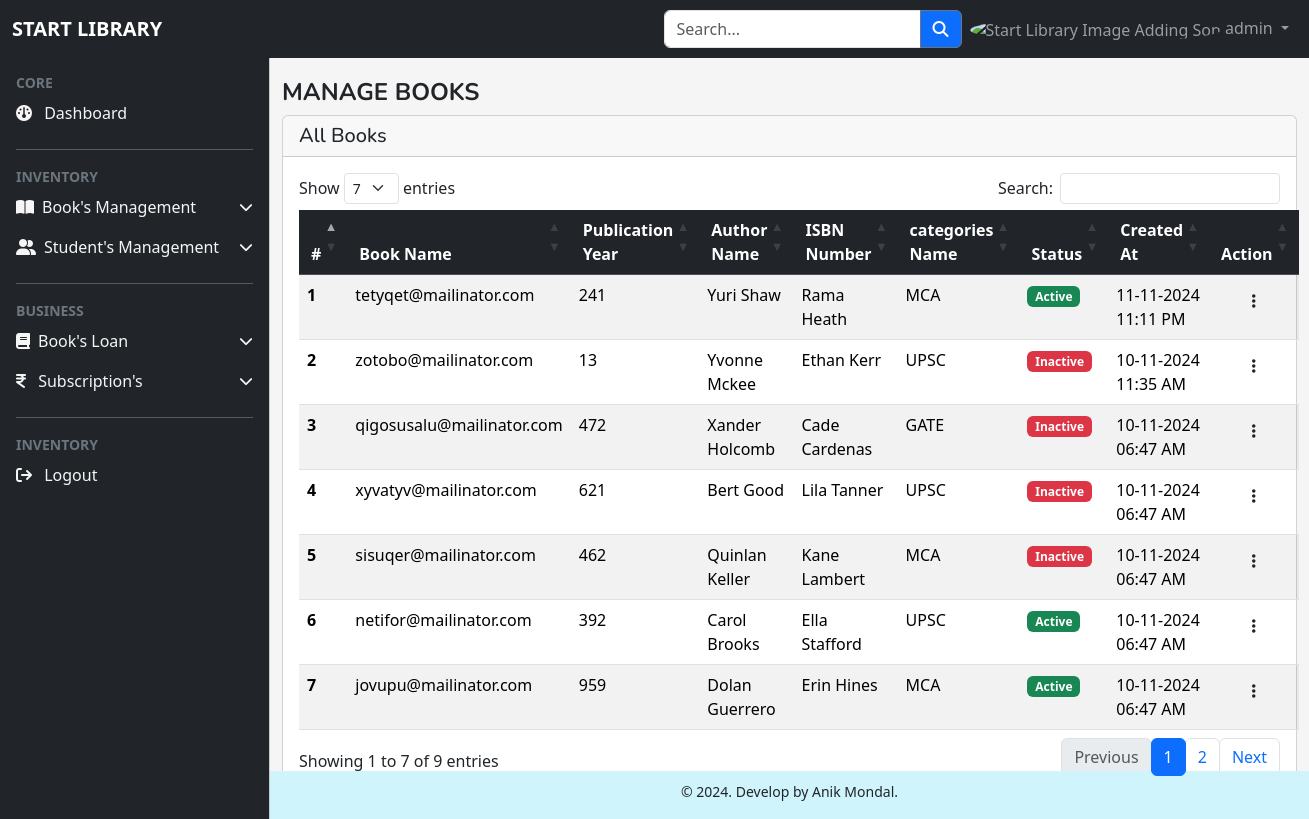
The app's page /books/index.php (signed in) with its own data.
### tables this page shows
CREATE TABLE `books` (
  `id` int NOT NULL,
  `title` varchar(255) DEFAULT NULL,
  `author` varchar(255) DEFAULT NULL,
  `publication_year` varchar(10) DEFAULT NULL,
  `isbn` varchar(255) DEFAULT NULL,
  `category_id` int DEFAULT NULL,
  `status` tinyint(1) NOT NULL DEFAULT '1',
  `created_at` timestamp NOT NULL DEFAULT CURRENT_TIMESTAMP,
  `updated_at` timestamp NULL DEFAULT NULL
);

CREATE TABLE `categories` (
  `id` int NOT NULL,
  `name` varchar(255) DEFAULT NULL,
  `created_at` timestamp NOT NULL DEFAULT CURRENT_TIMESTAMP,
  `update_at` timestamp NULL DEFAULT NULL
);

### models/book.php (called while the page is built, shortened)
<?php
function getBooks($conn)
{
    $sql = "select b.*, c.name as cat_name from books b left join categories c on c.id = b.category_id order by id desc";
    $result = $conn->query($sql);
    return $result;
}

### books/index.php (the view, shortened to what this page needs)
<?php
include_once(DIR_URL . "config/database.php");
include_once(DIR_URL . "models/book.php");
$books = getBooks($conn);
?>
<?php include_once(DIR_URL . "include/header.php"); ?>
<body>
    <header>
        <?php
        include_once(DIR_URL . "include/topbar.php");
        include_once(DIR_URL . "include/sidebar.php");
        ?>
    </header>
    <main class="mt-1 pt-3">
        <section class="container-fluid">
            <div class="row">
                <div class="col-md-12">
                    <h4 class="fw-bold text-uppercase">Manage Books</h4>
                </div>
            </div>
            <div class="col-md-12">
                <div class="card">
                    <h5 class="card-header">All Books</h5>
                    <div class="card-body">
                        <table id="data-table" class="table table-responsive table-striped" style="width:100%">
                            <thead class="table-dark">
                                <tr>
                                    <th scope="col">#</th>
                                    <th scope="col">Book Name</th>
                                    <th scope="col">Publication Year</th>
                                    <th scope="col">Author Name</th>
                                    <th scope="col">ISBN Number</th>
                                    <th scope="col">categories Name</th>
                                    <th scope="col">Status</th>
                                    <th scope="col">Created At</th>
                                    <th scope="col">Action</th>
                                </tr>
                            </thead>
                            <tbody>
                                <?php
                                if ($books->num_rows > 0) {
                                    $i = 1;
                                    while ($row = $books->fetch_assoc()) {
                                        $modalId = "centeredModal" . $row['id'];
                                ?>
                                        <tr>
                                            <th><?= $i++; ?></th>
                                            <td><?= $row["title"]; ?></td>
                                            <td><?= $row["publication_year"]; ?></td>
                                            <td><?= $row["author"]; ?></td>
                                            <td><?= $row["isbn"]; ?></td>
                                            <td><?= $row["cat_name"]; ?></td>
                                            <td><?php
                                                if ($row["status"] == 1) {
                                                    echo '<span class="badge text-bg-success">Active</span>';
                                                } else {
                                                    echo '<span class="badge text-bg-danger">Inactive</span>';
                                                }
                                                ?></td>
                                            <td><?= date("d-m-Y h:i A", strtotime($row["created_at"])); ?></td>
                                            <td class="text-center">
                                                <div class="btn border-0" data-bs-toggle="modal" data-bs-target="#<?= $modalId; ?>">
                                                    <i class="fa-solid fa-ellipsis-vertical"></i>
                                                </div>
                                            </td>
                                        </tr>
                                <?php
                                    }
                                }
                                ?>
                            </tbody>
                        </table>
                    </div>
                </div>
            </div>
        </section>
        <?php include_once(DIR_URL . "include/footer.php") ?>
    </main>
    <?php include_once(DIR_URL . "include/footer_end.php") ?>

### assets/css/style.css (style rules this page uses)
body { background-color: var(--color-white); }
:root { --offcanvas-width: 270px; --color-white: #f5f5f5; --topNavbarHeight: 56px; --body-background: #212529; }
@media (min-width: 992px) { main { margin-left: var(--offcanvas-width); } }

### records on screen
books: title "tetyqet@mailinator.com", publication_year "241", author "Yuri Shaw", isbn "Rama Heath", category.name "MCA", status "Active", created_at "11-11-2024 11:11 PM"
books: title "zotobo@mailinator.com", publication_year "13", author "Yvonne Mckee", isbn "Ethan Kerr", category.name "UPSC", status "Inactive", created_at "10-11-2024 11:35 AM"
books: title "qigosusalu@mailinator.com", publication_year "472", author "Xander Holcomb", isbn "Cade Cardenas", category.name "GATE", status "Inactive", created_at "10-11-2024 06:47 AM"
books: title "xyvatyv@mailinator.com", publication_year "621", author "Bert Good", isbn "Lila Tanner", category.name "UPSC", status "Inactive", created_at "10-11-2024 06:47 AM"
books: title "sisuqer@mailinator.com", publication_year "462", author "Quinlan Keller", isbn "Kane Lambert", category.name "MCA", status "Inactive", created_at "10-11-2024 06:47 AM"
books: title "netifor@mailinator.com", publication_year "392", author "Carol Brooks", isbn "Ella Stafford", category.name "UPSC", status "Active", created_at "10-11-2024 06:47 AM"
books: title "jovupu@mailinator.com", publication_year "959", author "Dolan Guerrero", isbn "Erin Hines", category.name "MCA", status "Active", created_at "10-11-2024 06:47 AM"

### other values on screen
$_SESSION["user"]["name"] "admin"
